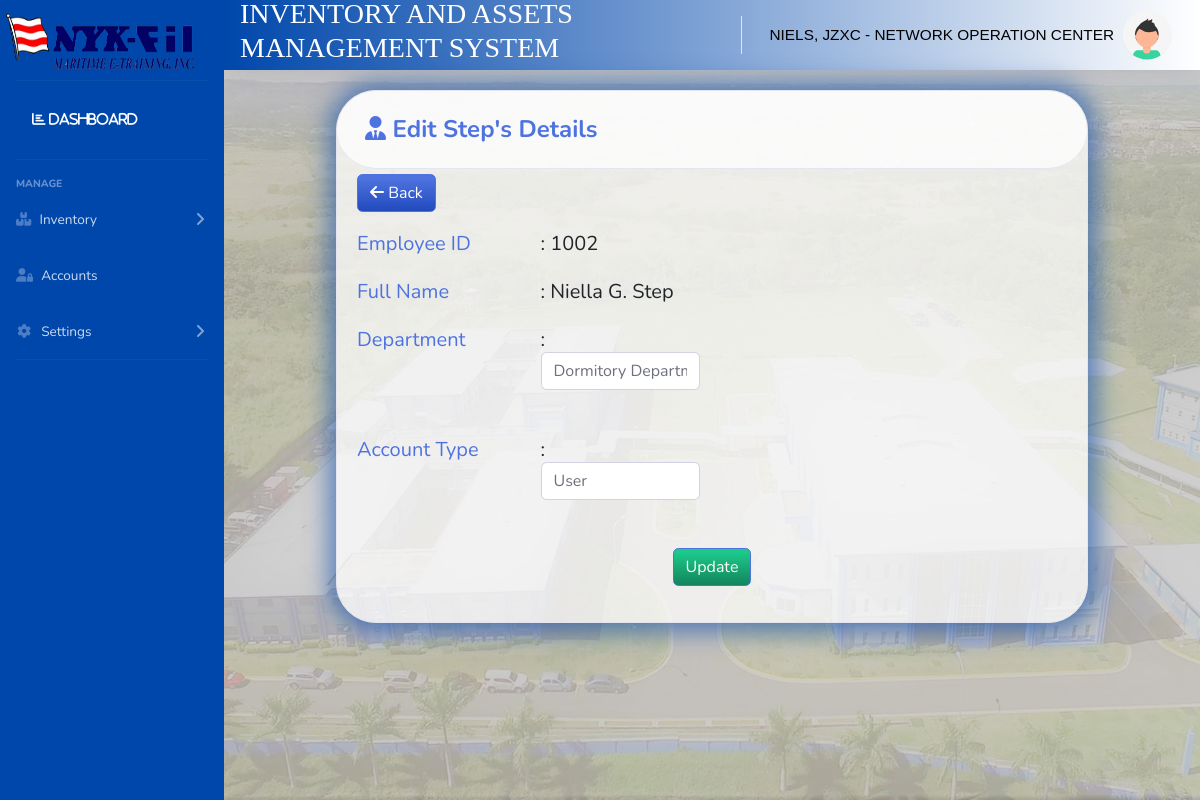
The app's page /pages/user_edit_details.php?ids=2 (signed in) with its own data.
### tables this page shows
CREATE TABLE `user_acc_tbl` (
  `u_ids` int(11) NOT NULL,
  `emp_id` varchar(250) NOT NULL,
  `u_firstname` varchar(250) NOT NULL,
  `u_middlename` varchar(250) NOT NULL,
  `u_lastname` varchar(250) NOT NULL,
  `u_emailadd` varchar(250) NOT NULL,
  `u_contactno` varchar(250) NOT NULL,
  `u_address` varchar(250) NOT NULL,
  `u_departmentid` int(11) DEFAULT NULL,
  `u_username` varchar(250) NOT NULL,
  `u_password` varchar(250) NOT NULL,
  `u_levelid` int(11) NOT NULL,
  `u_status` int(11) NOT NULL
);

CREATE TABLE `department_tbl` (
  `departmentid` int(11) NOT NULL,
  `department` varchar(255) NOT NULL,
  `dept_deleted` int(11) NOT NULL
);

CREATE TABLE `level_tbl` (
  `level_id` int(11) NOT NULL,
  `level` varchar(50) NOT NULL
);

### pages/user_edit_details.php (the view, shortened to what this page needs)
<?php
include 'head.php';
include '../includes/navbar.php';
include '../includes/dbcon.php';
$query2 = 'Select a.u_ids,a.emp_id,a.u_firstname,a.u_middlename,a.u_lastname,a.u_contactno,a.u_emailadd,a.u_address,a.u_username,a.u_departmentid,a.u_levelid,a.u_status,
b.department,
c.level from user_acc_tbl as a inner join department_tbl as b
on a.u_departmentid=b.departmentid
inner join level_tbl as c
on a.u_levelid =c.level_id where a.u_ids =' . $_GET['ids'];
$result2 = mysqli_query($conn, $query2) or die(mysqli_error($conn));
while ($row = mysqli_fetch_array($result2)) {
  $empid = $row['emp_id'];
  $fname = $row['u_firstname'];
  $mname = $row['u_middlename'];
  $lname = $row['u_lastname'];
  $dprtmntid = $row['u_departmentid'];
  $dprtmnt = $row['department'];
  $level = $row['level'];
  $levelid = $row['u_levelid'];
}
?>
<div class="container-fluid mt-3" style="max-width:800px;">
  <div class="card" style="background-color: #ffffffba;background-clip: border-box;border-radius: 2.5rem;margin-bottom: 10px;-webkit-box-shadow: 1px 1px 23px 9px rgba(0,0,0,0.75);-moz-box-shadow: 1px 1px 23px 9px rgba(0,0,0,0.75);box-shadow: 1px 1px 23px 9px rgb(0 71 171 / 55%);">
    <div class="card-header py-3" style="background-color: #ffffffba;background-clip: border-box;border-radius: 2.5rem;margin-bottom: 5px;">
      <h4 class="m-2 font-weight-bold text-primary"><i class="fa-solid fa-user-tie"></i>&nbsp;Edit <?php echo $lname; ?>'s Details</h4>
    </div>
    <div class="row">
      <div class=col-md-12 style="margin-left: 20px;">
        <a href="users.php?" type="button" class="btn btn-primary bg-gradient-primary"><i class="fa-solid fa-arrow-left"></i></i> Back</a>
      </div>
    </div>
    <form action="" method="POST" onsubmit="return confirm('Are you sure you want to edit account?');">
      <div class="card-body">
        <div class="form-group row text-left">
          <div class="col-sm-3 text-primary">
            <h5>
              Employee ID<br>
            </h5>
          </div>
          <div class="col-sm-9">
            <h5>
              : <?php echo $empid; ?> <br>
            </h5>
          </div>
        </div>
        <div class="form-group row text-left">
          <div class="col-sm-3 text-primary">
            <h5>
              Full Name<br>
            </h5>
          </div>
          <div class="col-sm-9">
            <h5>
              : <?php echo $fname; ?> <?php echo $mname; ?>. <?php echo $lname; ?><br>
            </h5>
          </div>
        </div>
        <div class="form-group row text-left">
          <div class="col-md-3 text-primary">
            <h5>
              Department<br>
            </h5>
          </div>
          <div class="col-md-3">
            <h5>
              :<select class="inputfield form-control" name="editselectdepartment" id="editselectdepartment" value="<?php echo $dprtmntid ?>">
              <option value="<?php echo $dprtmntid?>" style="background-color :rgb(1 105 250);color:white;"><?php echo $dprtmnt?></option>
              </select><br>
            </h5>
          </div>
        </div>
        <div class="form-group row text-left">
          <div class="col-md-3 text-primary">
            <h5>
              Account Type<br>
            </h5>
          </div>
          <div class="col-sm-3">
            <h5>
              :<select class="inputfield form-control" name="editselectacctype" id="editselectacctype" value="<?php echo $levelid ?>" >
              <option value="<?php echo $levelid?>" style="background-color :rgb(1 105 250);color:white;"><?php echo $level?></option>
              <?php populateselectacctype(); ?></select><br>
            </h5>
          </div>
        </div>
        <center>
        <button type="submit" class="btn btn-primary bg-gradient-success" name="btnupdateuser" value="Update" id="saveBtn">Update</button>
        </center>
      </div>
    </form>
  </div>
</div>

### records on screen
user_acc_tbl: u_lastname "Step", emp "1002", u_firstname "Niella", u_middlename "G", editselectdepartment "Dormitory Department", editselectacctype "User"

### other values on screen
$userfullname "NIELS, JZXC"
$userdepartment "NETWORK OPERATION CENTER"
